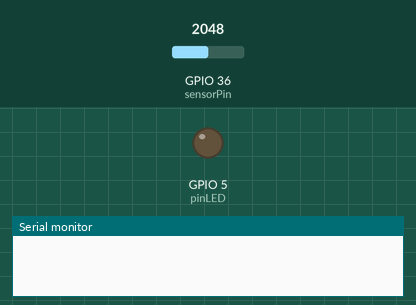
Recording of a sketch running on a simulated ESP32. Shown: output pins drawn as LEDs (lit = HIGH), the last lines printed to the serial monitor. Inputs (shaded band) come from the test bench; at power-on: GPIO 36 (sensorPin) = 2048. WiFi joins after 1.5 s; servers stay silent unless stated.

Above: at 0.1 s.
At 2.9 s:
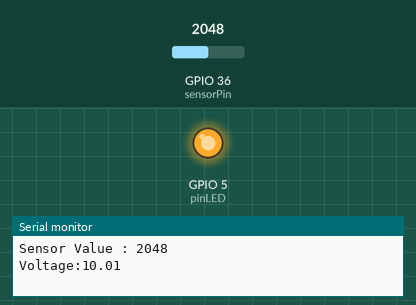
Timing chart, 0 to 4.4 s (numbered marks = the images above):
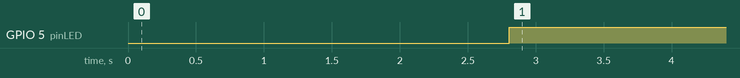

The sketch:

Mappi32_LDR_Blynk.ino
```cpp
#define BLYNK_TEMPLATE_ID "TMPLk3fYDD5x"
#define BLYNK_DEVICE_NAME "Light Dependent Resistor"
#define BLYNK_AUTH_TOKEN "dvFMP2cUBOjqr10qIsfYBACqJgoUTkZi"
#include <WiFi.h>
#include <WiFiClient.h>
#include <BlynkSimpleEsp32.h>
#include <Wire.h> //pembacaan mappi ke sensor

int sensorPin = 36 ;
int sensorValue = 0;

#define pinLED  5
char auth[] = BLYNK_AUTH_TOKEN;
char ssid[] = "KMTek";   // Nama Hotspot / WiFi
char pass[] = "KMTek123"; // Password WiFi

BlynkTimer timer;


void myTimerEvent()
{
  Blynk.virtualWrite(V5, millis() / 1000);
}

void setup () {

  Wire.begin();
  Serial.begin(112500);
    pinMode(5 , OUTPUT);
  Blynk.begin(auth, ssid, pass);
  Wire.begin();


}
void loop () {
  Blynk.run();
  timer.run();

  sensorValue = analogRead(sensorPin);
  Serial.print("Sensor Value : ");
  Serial.println(sensorValue);
  float voltage = sensorValue * (5.0 / 1023.0);
  Serial.print("Voltage:");
  Serial.println(voltage);
  delay (1000);

  Blynk.virtualWrite(V0, sensorValue);
  Blynk.virtualWrite(V1, voltage);


  if (voltage >= 5) {
    digitalWrite (5, HIGH);
  }
  else {
    digitalWrite (5, LOW);
  }
  delay (1000);
}
```

Measured:
- by itself, GPIO 5 (pinLED): LOW → HIGH at 2.8 s
